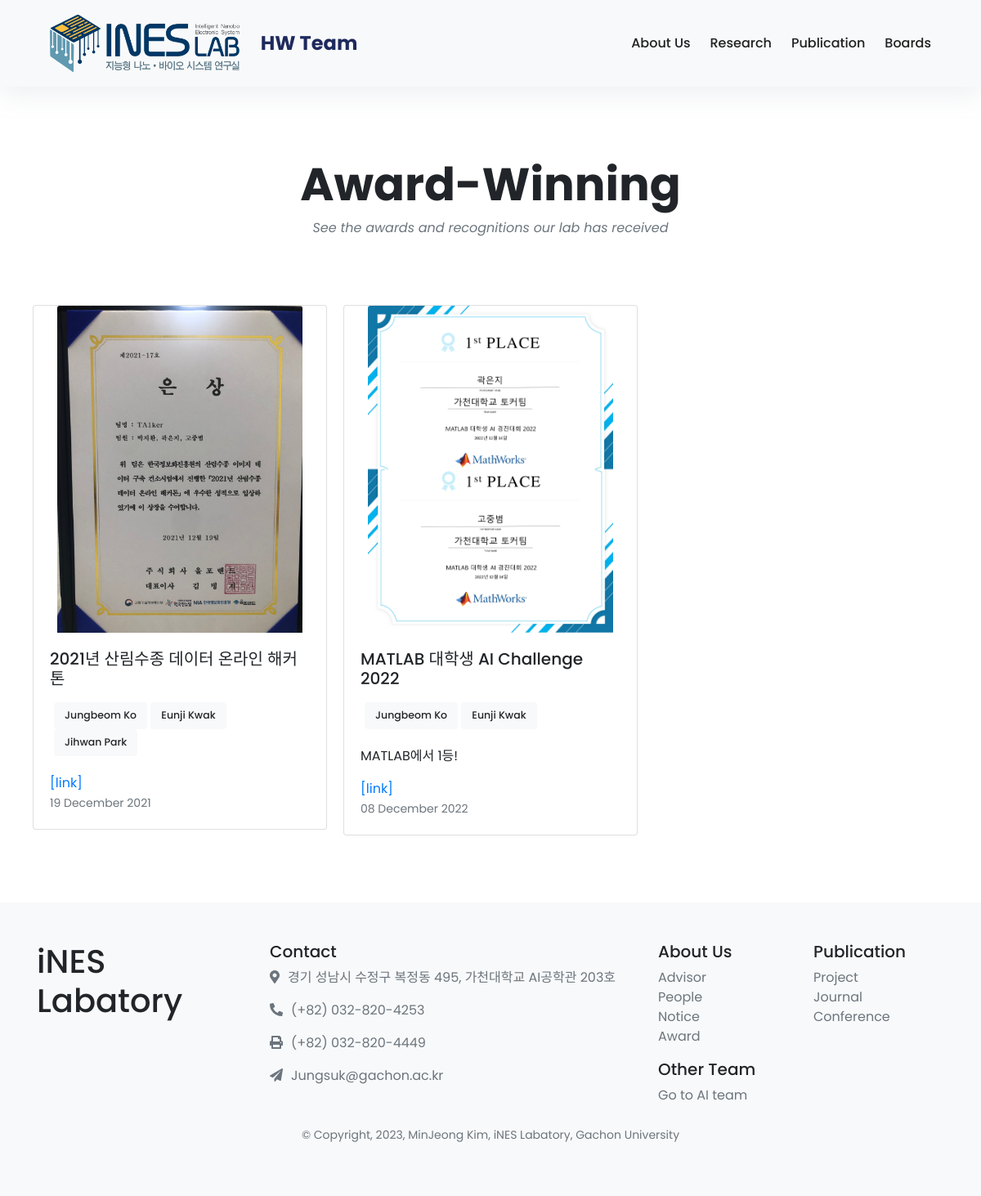
Page /hw/awards/ on the earlier database version.
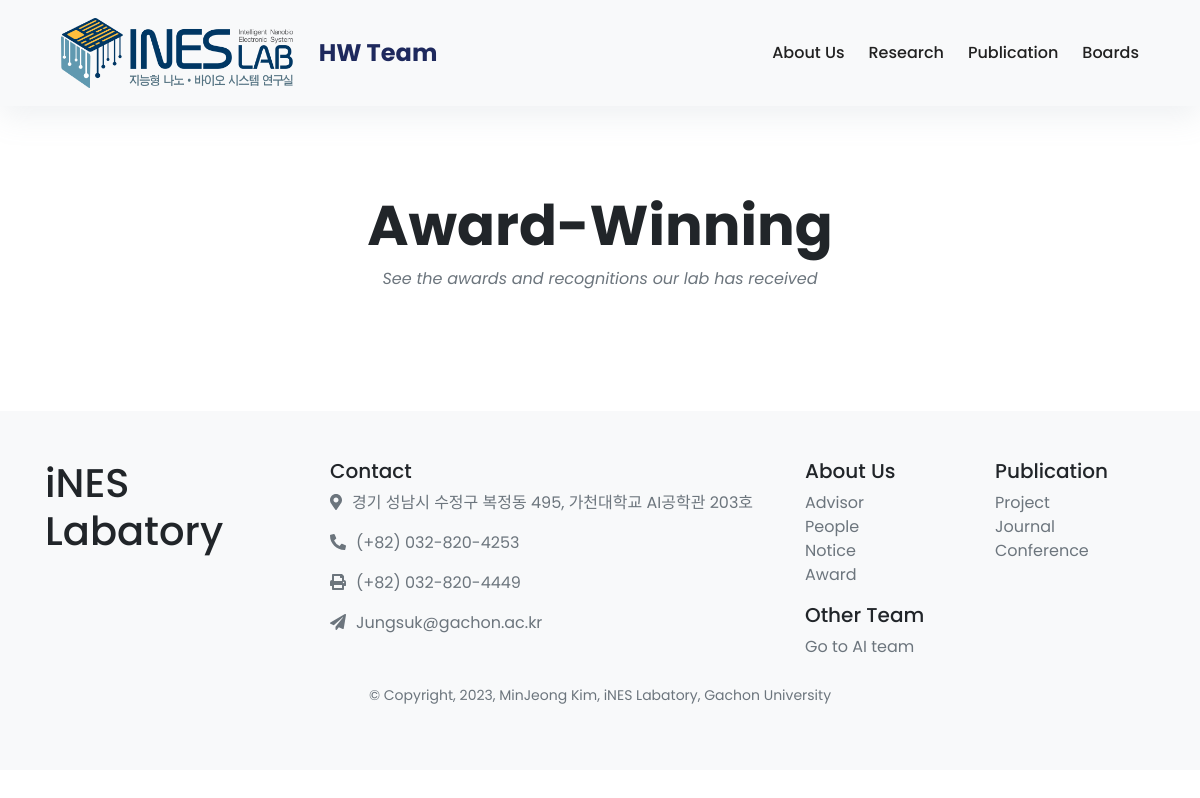
Same page on the later database version.
### awards/models.py (models this page shows, shortened)
class Awards(models.Model):
    TEAM_CHOICES = (
        ('AI', 'AI Team'),
        ('HW', 'Hardware Team'),
    )
    team = models.CharField(max_length=2, choices=TEAM_CHOICES, default='HW')
    title = models.CharField(max_length=255, default="")
    award_dates = models.DateTimeField(default=datetime.datetime.now)
    contents = models.TextField(blank=True, null=True)
    photo = models.FileField(upload_to="upload/awards/%Y/%m/%d/", blank=True)
    award_link = models.URLField(blank=True, null=True)
    member = models.ManyToManyField(member_list)

### member/models.py (models this page shows, shortened)
class member_list(models.Model):
    DEGREE_CHOICES = [
        ('CA', 'Co-Advisor'),
        ('PR', 'Professor'),
        ('PD', 'Postdoc'),
        ('PHD', 'PhD'),
        ('MS', 'Master'),
        ('BS', 'Bachelor'),
    ]
    STATUS_CHOICES = [
        ('CU', 'Current'),
        ('AL', 'Alumni'),
    ]
    TEAM_CHOICES = (
        ('AI', 'AI Team'),
        ('HW', 'Hardware Team'),
        ('OT', 'Others'),
    )
    team = models.CharField(max_length=2, choices=TEAM_CHOICES, default='HW')
    name = models.CharField(max_length=20, default="Name")
    email = models.EmailField(max_length=254, default="@gachon.ac.kr")
    main_photo = models.FileField(upload_to="upload/%Y/%m/%d/", blank=True)
    hobby_photo = models.FileField(upload_to="upload/%Y/%m/%d/", blank=True)
    motto = models.CharField(max_length=50, default="No data")
    department = models.CharField(max_length=50, default = "Department of Biomedical Engineering")
    degree = models.CharField(max_length=50, choices=DEGREE_CHOICES, default='BS')
    status = models.CharField(max_length=2, choices=STATUS_CHOICES, default='CU')

### awards/views.py (the view)
# urls.py: path('awards/', awards_view.hw_award, name='hw_award'),
def hw_award(request):
    awards = Awards.objects.all().order_by('-award_dates')
    awards = Awards.objects.filter(team='HW')
    return render(request, 'labweb/award/hw_awards.html',
                  {
                      'award_list': awards
                  })

### templates/labweb/award/hw_awards.html (shortened to what this page needs)
{% extends 'labweb/base.html' %}
{% block content %}
  <div class="container py-5">
      <header class="text-center">
      <br><br><br><br><br><br>
      <h1 class="display-4 font-weight-bold">Award-Winning</h1>
      <p class="font-italic text-muted mb-0">See the awards and recognitions our lab has received</p>
      <br><br><br>
    </header>
    <div class="row">
      {% if award_list %}
          {%for award in award_list%}
          <div class="col-md-4 mb-4" style="padding: 10px; ">
            <div class="card">
              <a href="{{award.photo.url}}" class="mx-auto"><img src="{{award.photo.url}}" class="card-img-top" style="max-width: 300px;" alt="..."></a>
              <div class="card-body">
                <h5 class="card-title">{{award.title}}</h5>
                <div style="padding: 5px;">
                  {% for member in award.member.all %}
                  <button type="button" class="btn btn-light degree-button" style="font-size: 12.5px; font-weight:500;">
                    {{ member.name }}
                  </button>
                 {% endfor %}
               </div>
                <p class="card-text">{{award.contents}}</p>
                <a href="{{award.award_link}}" class="card-link">
                  [link]
                </a>
                <p class="card-text"><small class="text-muted">{{award.award_dates|date:"d F Y"}}</small></p>
              </div>
            </div>
          </div>
        {% endfor %}
      {% endif %}
    </div>
  </div>
{% endblock %}

Differences in the rows shown:
no longer on this page (row edited): Awards: photo (picture), title "2021년 산림수종 데이터 온라인 해커톤", award_dates "19 December 2021"
no longer on this page (row unchanged): member_list: name "Jungbeom Ko"
no longer on this page (row edited): member_list: name "Eunji Kwak"
removed member_list: name "Jihwan Park", shown under "2021년 산림수종 데이터 온라인 해커톤"
no longer on this page (row edited): Awards: photo (picture), title "MATLAB 대학생 AI Challenge 2022", contents "MATLAB에서 1등!", award_dates "08 December 2022"
